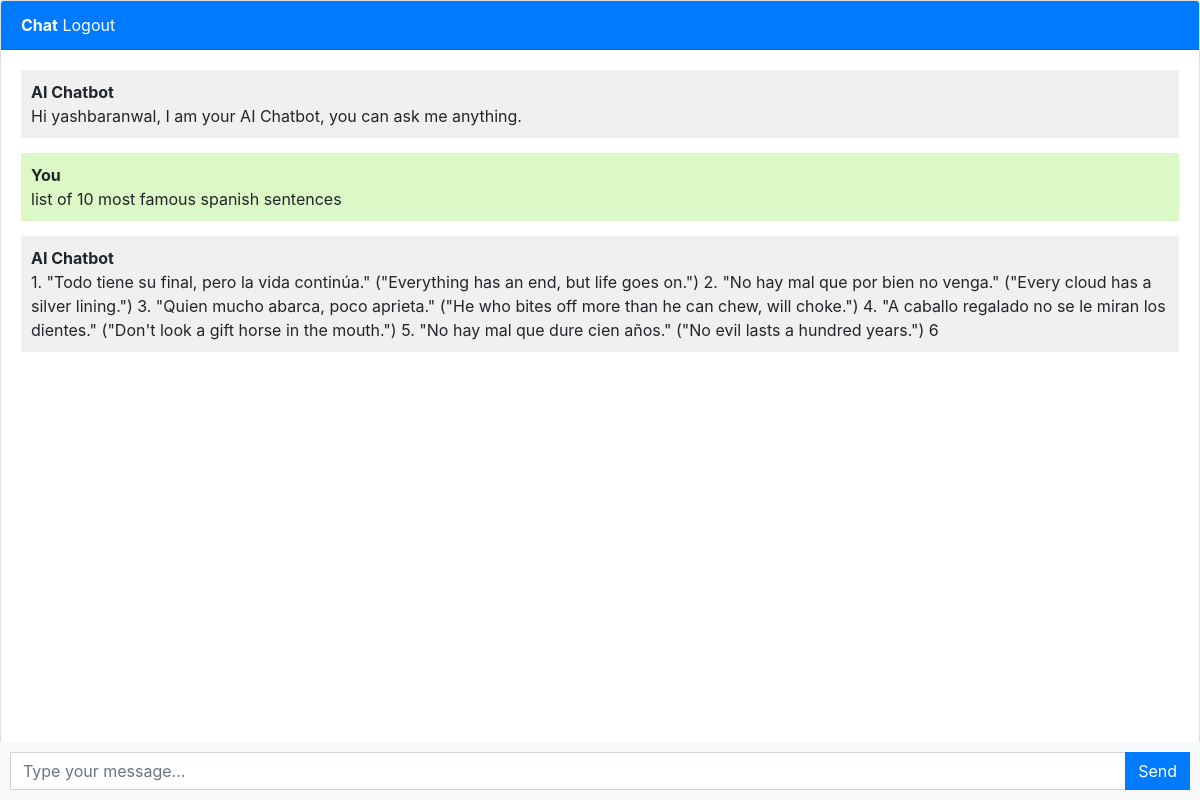
The app's page / (signed in) with its own data.
### chatbot/models.py (models this page shows, shortened)
class Chat(models.Model):
    user = models.ForeignKey(User, on_delete=models.CASCADE)
    message = models.TextField()
    response = models.TextField()
    created_at = models.DateTimeField(auto_now_add=True)

### chatbot/views.py (the view)
# urls.py: path('', views.chatbot, name='chatbot'),
@login_required(login_url='login')
def chatbot(request):
    chats = Chat.objects.filter(user=request.user)
    if request.method == 'POST':
        message = request.POST.get('message')
        response = ask_openai(message)
        chat = Chat(user=request.user, message=message, response=response, created_at=timezone.now())
        chat.save()
        return JsonResponse({'message': message, 'response': response})
    return render(request, 'chatbot.html', {'chats': chats})

### templates/chatbot.html (shortened to what this page needs)
{% extends 'base.html' %}
{% block content %}
<div class="chat-container">
  <div class="card flex-grow-1">
    <div class="card-header bg-primary text-white">
      <b>Chat</b>
      {% if user.is_authenticated %}
      <a style="color: white" href="logout">Logout</a>
      {% else %}
      <a style="color: white" href="login">Login</a> <a style="color: white" href="register">Register</a>
      {% endif %}
    </div>
    <div class="card-body messages-box">
      <ul class="list-unstyled messages-list">
        <li class="message received">
          <div class="message-text">
            <div class="message-sender">
              <b>AI Chatbot</b>
            </div>
            <div class="message-content">
              Hi {{ user.username }}, I am your AI Chatbot, you can ask me anything.
            </div>
          </div>
        </li>
        {% for chat in chats %}
          {% if chat.user == request.user %}
          <li class="message sent">
            <div class="message-text">
              <div class="message-sender">
                <b>You</b>
              </div>
              <div class="message-content">
                {{ chat.message }}
              </div>
            </div>
          </li>
          <li class="message received">
            <div class="message-text">
              <div class="message-sender">
                <b>AI Chatbot</b>
              </div>
              <div class="message-content">
                {{ chat.response }}
              </div>
            </div>
          </li>
          {% endif %}
        {% endfor %}
      </ul>
    </div>
    <br><br>
    <br><br>
    <br><br>
  </div>
  <form class="message-form">
    <div class="input-group">
      <input type="text" class="form-control message-input" placeholder="Type your message...">
      <div class="input-group-append">
        <button type="submit" class="btn btn-primary btn-send">Send</button>
      </div>
    </div>
  </form>
</div>
{% endblock %}

### templates/chatbot.html (style rules this page uses)
body, html { height: 100%; }
.messages-box { flex: 1; overflow-y: auto; }
.messages-list { padding-left: 0; }
.message { margin-bottom: 15px; list-style: none; }
.message-text { padding: 10px; border-radius: 5px; }
.sent { background-color: #dcf8c6; align-self: flex-end; }
.received { background-color: #f1f0f0; align-self: flex-start; }
.message-form { display: flex; position: fixed; bottom: 0; left: 0; right: 0; padding: 10px; background-color: #f8f9fa; }
.message-input { flex: 1; border-radius: 0; border-right: none; }
.btn-send { border-radius: 0; }
.chat-container { height: 100%; display: flex; flex-direction: column; }

### records on screen
Chat: message "list of 10 most famous spanish sentences", response "1. \"Todo tiene su final, pero la vida continúa.\" (\"Everything has an end, but life goes on.\") 2. \"No hay mal que por bien no venga.\" (\"Every cloud has a silver lining.\") 3. \"Quien mucho abarca, poco aprieta.\" (\"He who bites off more than he can chew, will choke.\") 4. \"A caballo regalado no se le miran los dientes.\" (\"Don't look a gift horse in the mouth.\") 5. \"No hay mal que dure cien años.\" (\"No evil lasts a hundred years.\") 6"

### other values on screen
{{ user.username }} "yashbaranwal"
